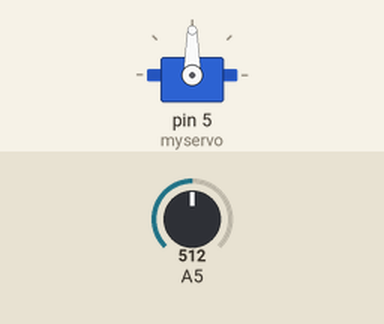
Simulated run of this sketch. Board: Arduino Uno, built with avr-gcc and run on an emulated ATmega328P. Shown: servo. The inputs (shaded band) are chosen by the test bench; at power-on: A5 = 512.

Above: at 1.2 s.
1.3 s: A5 set to 716
At 2.4 s:
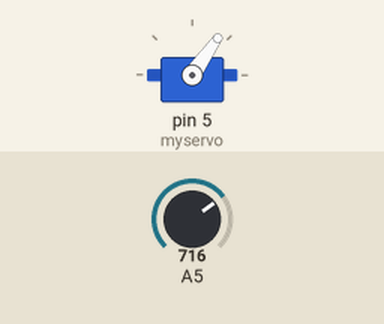
2.8 s: A5 set to 900
At 3.2 s:
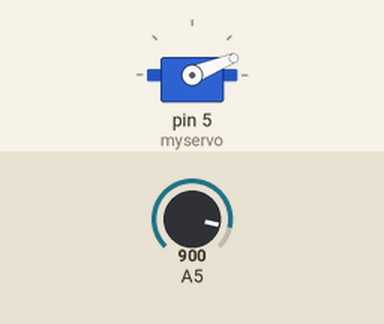
4.3 s: A5 set to 1023
At 4.6 s:
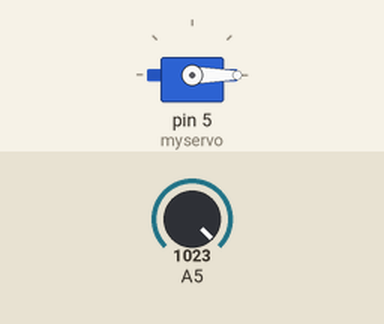
5.8 s: A5 set to 306
At 6.7 s:
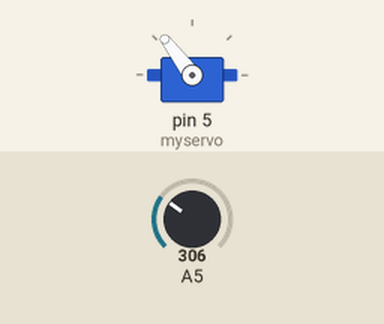
7.3 s: A5 set to 122
At 8.1 s:
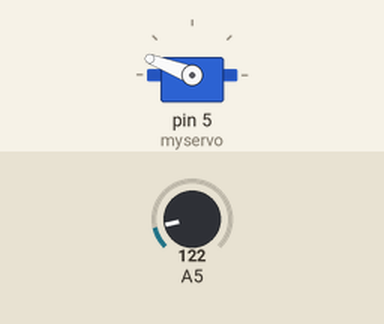
Timing chart, 0 to 9.8 s (numbered marks = the images above; inputs shaded):
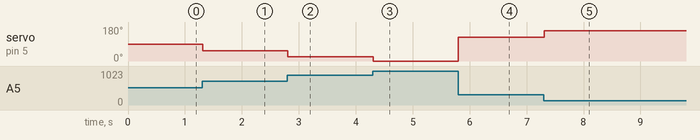

Measured:
- after the input at 1.3 s, servo on pin 5 (myservo): 90° → 55° at once
- after the input at 2.8 s, servo on pin 5 (myservo): 55° → 22° at once
- after the input at 4.3 s, servo on pin 5 (myservo): 22° → 0° at once
- after the input at 5.8 s, servo on pin 5 (myservo): 0° → 127° at once
- after the input at 7.3 s, servo on pin 5 (myservo): 127° → 159° at once

The sketch:

1100928_Arduino_RV_Servo.ino
```cpp
#include <Servo.h>

Servo myservo;
int val, x;
int pos = 0;

void setup() {

  myservo.attach(5);
  pinMode(A5, INPUT);

}

void loop() {

  val = analogRead(A5);
  // x = map(val, 0, 1023, 0, 180);
  x = map(val, 0, 1023, 180, 0);
  myservo.write(x);
  delay(15);

  /*
  for (pos = 0; pos <= 180; pos += 1) {

    myservo.write(pos);
    delay(15);

  }

  for (pos = 180; pos >= 0; pos -= 1) {

    myservo.write(pos);
    delay(15);

  }
  */

}
```
